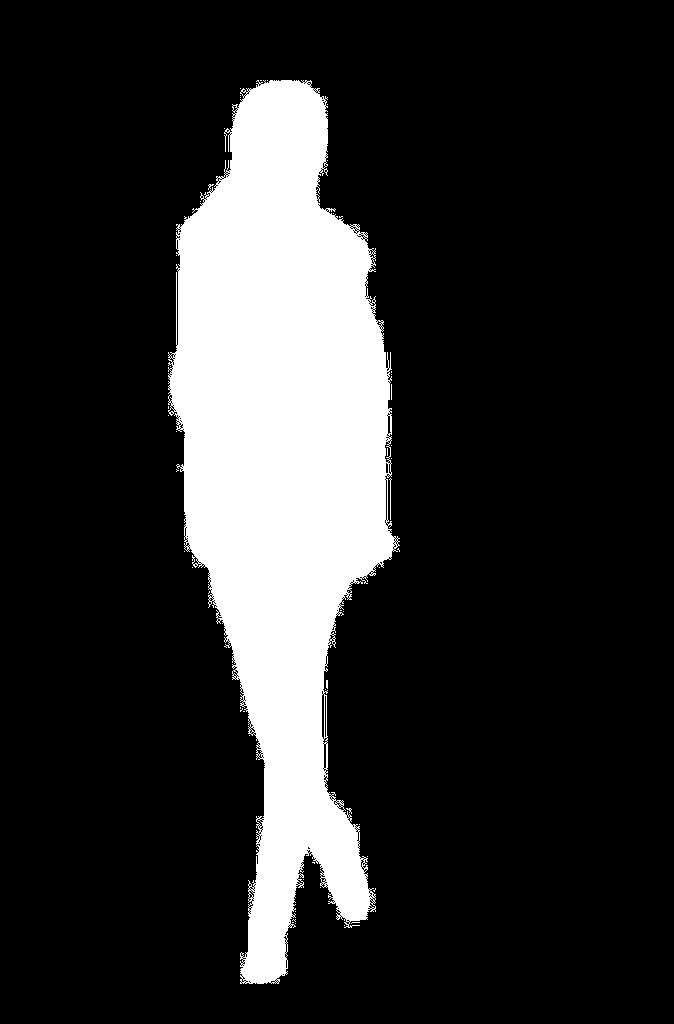
#> input picture process_all/images/img_test_read.png, 674 x 1024 px, given in place of img_test.jpg, which was not available
$ python test_align.py
#> lines starting #> are read from the running program, lines starting #| are printed output that depends on the picture; after the words box and inside, x2 and y2 are one past the last pixel; in counts of white or black regions, pixels touching at a corner belong together; long printed decimals are rounded; pictures that were not available may be replaced by others from this repository, and a replacement may not be noted
#> in test_forward_transform, image is the input picture: shape (1024, 674, 3); values 0 (black) and 1 (white), 17.3% white; 52 white regions (50 under 20 px), largest, box (x1, y1, x2, y2) and area: (168, 80, 400, 984) 119260, (389, 478, 392, 520) 43
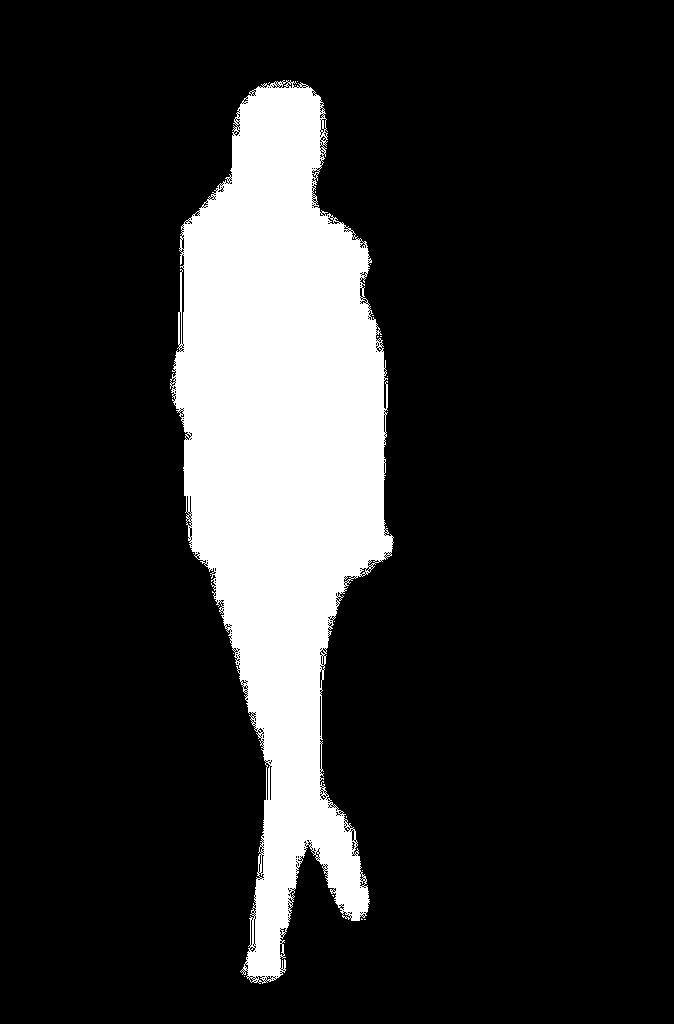
#> input picture process_all/images/img_test_seg_read.png, 674 x 1024 px, given in place of test_mask_voc_seg_read.jpg, which was not available
#> in test_forward_transform, `mask = cv2.imread(TEST_MASK, cv2.IMREAD_UNCHANGED)`: mask: shape (1024, 674); values 0 (black) and 1 (white), 16.1% white; 21 white regions (20 under 20 px), largest, box (x1, y1, x2, y2) and area: (170, 80, 394, 984) 111083
### process_all/align.py
from params import *
from align import *

import numpy as np
import cv2


# predictions blending methods
def masked_images_blending(img1, img1_mask, img2, img2_mask, alpha):
    mask_intersection = img1_mask * img2_mask

    return img1 * (img1_mask - mask_intersection) \
         + img2 * (img2_mask - mask_intersection) \
         + alpha * img1 * mask_intersection \
         + (1 - alpha) * img2 * mask_intersection


def blend_background(initial_image, prediction, mask, morph_param, alpha):
    background_image = initial_image.copy()

    kernel = np.ones(morph_param, np.uint8)
    background_mask = cv2.erode(mask, kernel, iterations = 1)
    background_mask = 1 - background_mask

    return masked_images_blending(background_image, background_mask[..., None], prediction, mask, alpha)


def forward_person_transform(image, mask):
    x, y, w, h = cv2.boundingRect(mask)
#> x = 170; y = 80; w = 224; h = 904

    mask_cumsum = np.cumsum(mask.sum(axis=0))
#> mask_cumsum = 674 values from 0 to 111115
    total_sum = mask_cumsum[-1]
#> total_sum = 111115
    cummask = np.zeros_like(mask_cumsum)
#> cummask = 674 values from 0 to 0
    cummask[mask_cumsum < total_sum * (1 - CUM_REDUCE)] = 1
    cummask[mask_cumsum < total_sum * CUM_REDUCE] = 0
    cummask = cummask > 0

    masked = np.where(cummask)[0]
#> masked = 165 values from 198 to 362
    masked_l = max(0, masked.min() - CUM_INCREASE * w)
#> masked_l = 164.4
    masked_r = min(image.shape[1], masked.max() + CUM_INCREASE * w)
#> masked_r = 395.6

    cum_w = (masked_r - masked_l)
#> cum_w = 231.2
    print(cum_w / h)
#| 0.2558
    if cum_w / h > 0.3:
        fx = HEAD_W / cum_w
    else:
        fx = MEAN_WIDTH / cum_w
#> fx = 0.281

    person = cv2.resize(image[y:y+h, x:x+w], None, fx=fx, fy=fx)
#> person: shape (254, 63, 3); values 0 (black) and 1 (white), 58.5% white; 7 black regions (3 under 20 px), largest, box (x1, y1, x2, y2) and area: (0, 92, 26, 254) 2656, (28, 132, 63, 254) 2172, (40, 0, 63, 128) 1108, (0, 0, 26, 82) 698
    person_mask = cv2.resize(mask[y:y+h, x:x+w], None, fx=fx, fy=fx, interpolation=cv2.INTER_NEAREST)
#> person_mask: shape (254, 63); values 0 (black) and 1 (white), 55.1% white; 7 black regions (4 under 20 px), largest, box (x1, y1, x2, y2) and area: (0, 0, 34, 254) 3738, (25, 133, 63, 254) 2262, (35, 0, 63, 129) 1185

    person_y = person.shape[0]
#> person_y = 254
    if person_y > IMAGE_H - 2 * HEAD_Y:
        fy = (IMAGE_H - 2 * HEAD_Y) / person_y
#> fy = 0.862
        person = cv2.resize(person, None, fx=fy, fy=fy)
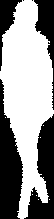
#> person: shape (219, 54, 3); values 0 (black) and 1 (white), 58.3% white; 6 black regions (2 under 20 px), largest, box (x1, y1, x2, y2) and area: (0, 79, 23, 219) 1998, (24, 114, 54, 219) 1601, (34, 0, 54, 110) 800, (0, 0, 22, 71) 536
        person_mask = cv2.resize(person_mask, None, fx=fy, fy=fy, interpolation=cv2.INTER_NEAREST)
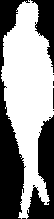
#> person_mask: shape (219, 54); values 0 (black) and 1 (white), 55.4% white; 9 black regions (5 under 20 px), largest, box (x1, y1, x2, y2) and area: (0, 0, 30, 219) 2894, (27, 115, 54, 219) 1573, (31, 0, 54, 73) 772, (53, 88, 54, 109) 21
#| 0.2558

    return person, person_mask


def inverse_person_transform(image, image_mask, prediction, prediction_mask):
    ix, iy, iw, ih = cv2.boundingRect(image_mask)
#> ix = 170; iy = 80; iw = 224; ih = 904
    px, py, pw, ph = cv2.boundingRect(prediction_mask)
#> px = 1; py = 0; pw = 53; ph = 219

    prediction_inverse = np.zeros_like(image)
    prediction_inverse[iy:iy+ih, ix:ix+iw] = cv2.resize(prediction[py:py+ph, px:px+pw], (iw, ih))
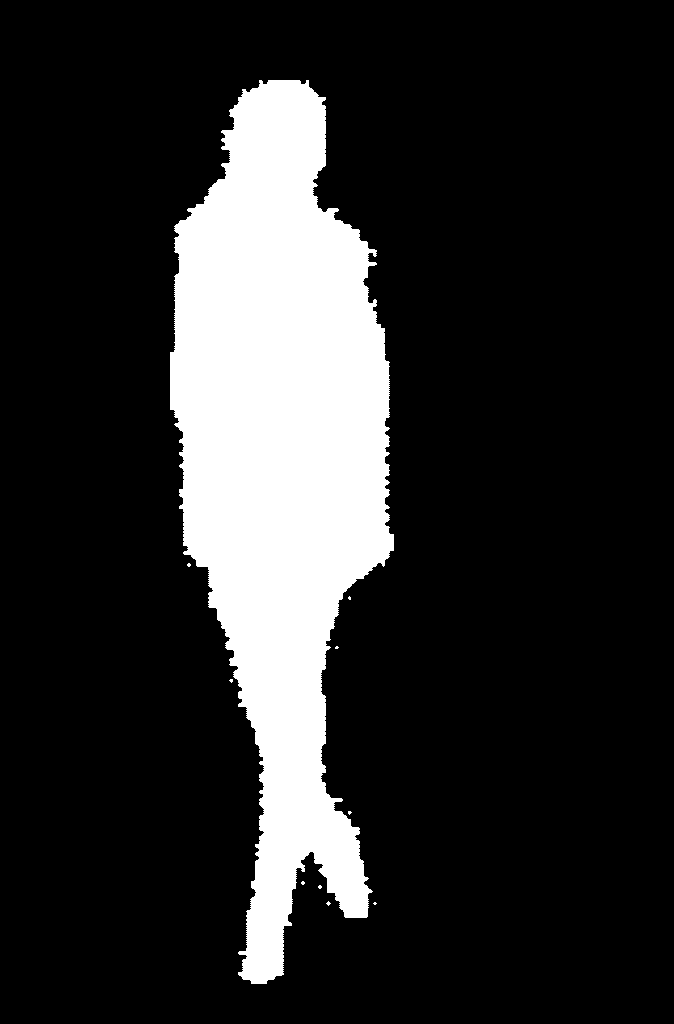
#> prediction_inverse: shape (1024, 674, 3); values 0 (black) and 1 (white), 17.3% white; 10 white regions (9 under 20 px), largest, box (x1, y1, x2, y2) and area: (170, 80, 394, 984) 119018

    return blend_background(image, prediction_inverse, image_mask[..., None], MORPH, ALPHA)
#> in blend_background, `background_mask = cv2.erode(mask, kernel, iterations = 1)`:
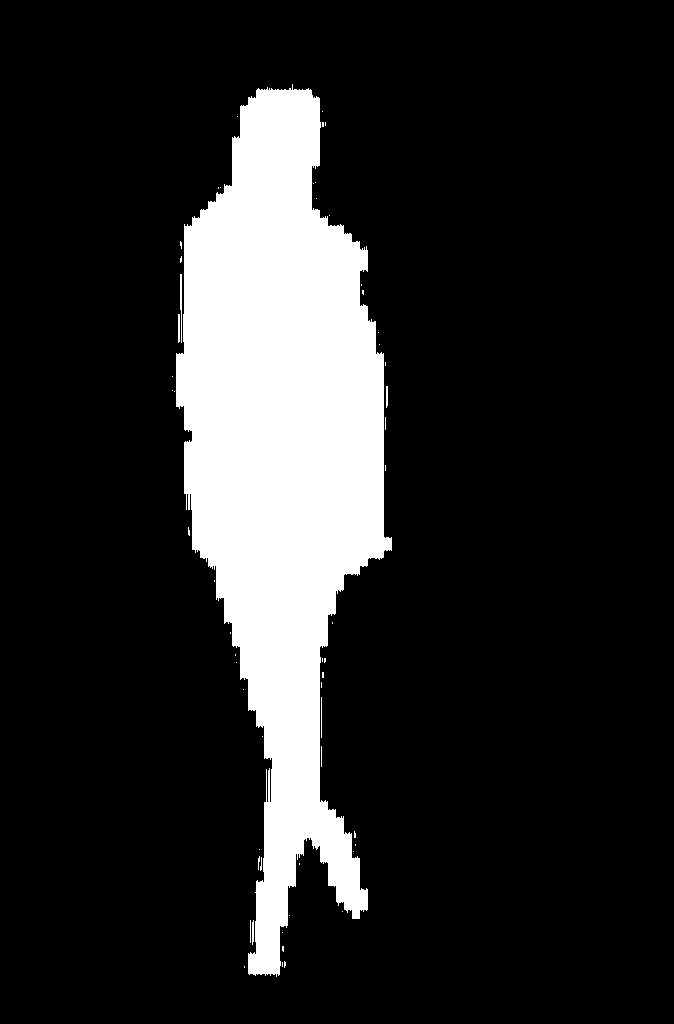
#> background_mask: shape (1024, 674); values 0 (black) and 1 (white), 15.4% white; 56 white regions (48 under 20 px), largest, box (x1, y1, x2, y2) and area: (176, 84, 392, 977) 106032, (180, 274, 182, 343) 105, (178, 314, 180, 343) 57
#> in masked_images_blending, `mask_intersection = img1_mask * img2_mask`:
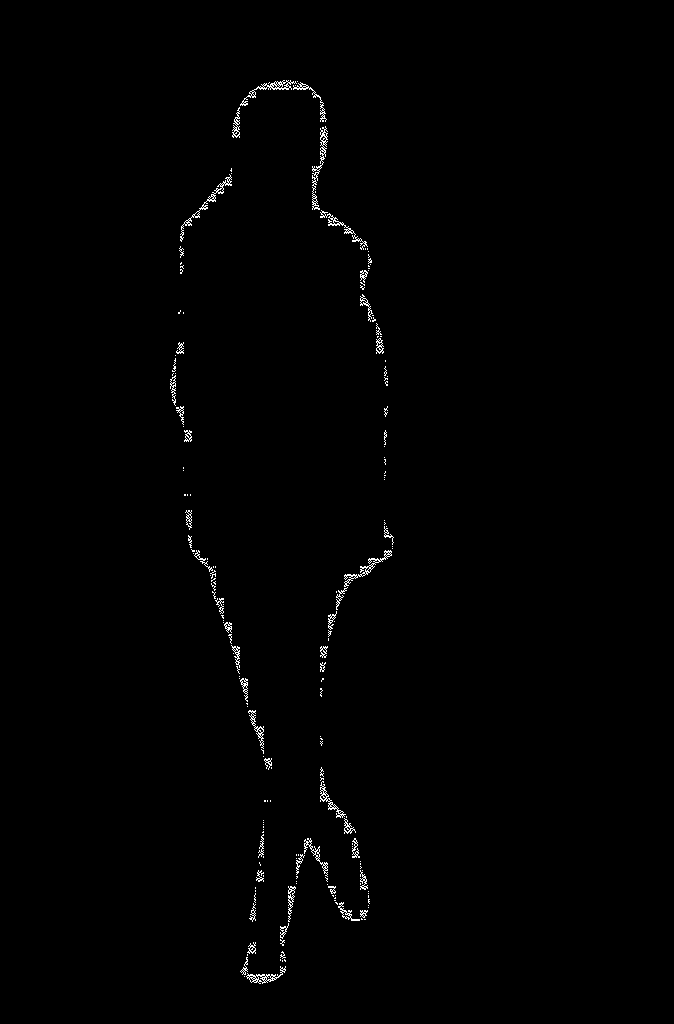
#> mask_intersection: shape (1024, 674, 1); values 0 (black) and 1 (white), 0.66% white in thin lines or dots, all inside (x1, y1, x2, y2) = (170, 80, 394, 984)
#| 0.2558


def load_train_data(images_paths, masks_paths):
    assert len(images_paths) == len(masks_paths), "wrong size, images length should be equal to masks length"

    train_images = np.zeros((len(images_paths), IMAGE_H, IMAGE_W, 3), np.uint8)
    train_masks = np.zeros((len(images_paths), IMAGE_H, IMAGE_W, 1), np.uint8)

    for i in range(len(images_paths)):
        train_images[i] = cv2.imread(images_paths[i])
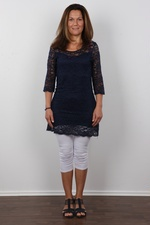
#> input picture process_all/images/e1701.jpg, 150 x 225 px
#> (the run stopped early here; a loop or call above may not have finished)
